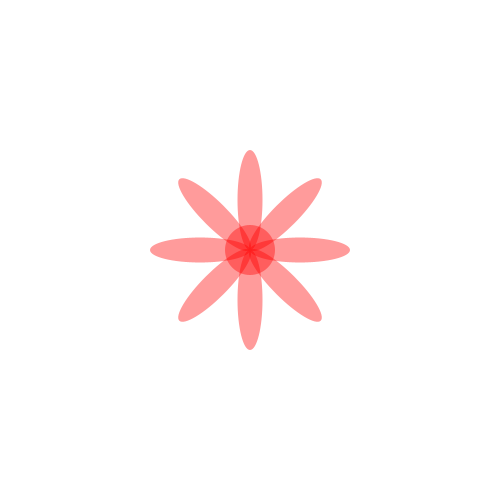
Frame 1 (no input)
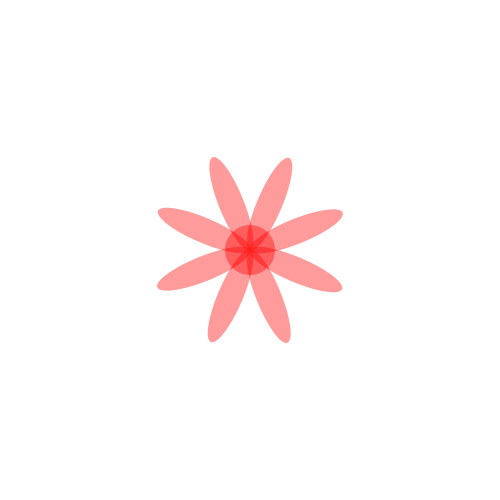
Frame 60 (the mouse pressed at the canvas centre just before this capture)
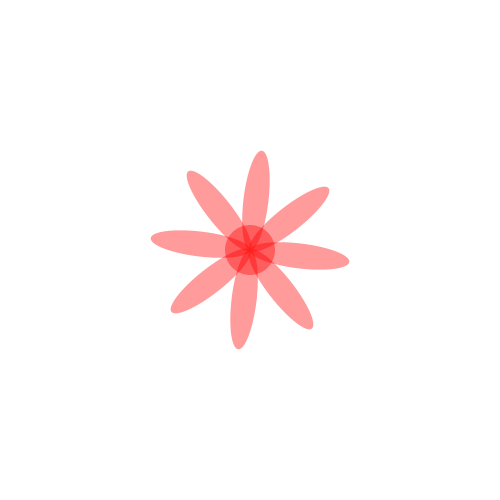
Frame 120 (the mouse held since frame 60 and released just before this capture)

The Processing sketch that drew these frames (run headless with seeded random() and noise(); from frame 60 on, the mouse is pressed at the canvas centre):

// Processing sketch: Turning_Flower
// ── Turning_Flower.pde
float angle;

void setup()
{
  size(500, 500);
  background(255);
  noStroke();
}

void draw()
{
  background(255);
  //This is the function CALL for the flower function
  //Command to do those instructions
  flower(width/2, height/2, 255, 0, 0, angle);
  angle += .1;
  //flower(100, 100, 0, 0, 255, angle);
  //flower(400, 400, 0, 255, 255, angle);
  //flower(random(width), random (height), random(255), random(255), random(255), angle);
}

//This is the function DEFINITION (a set of instructions) for the flower function
//You can add paramaters in your function definition, but you must declare their dataType
void flower(float posX, float posY, float r, float g, float b, float angle)
{
  fill(r, g, b, 100);
 
  pushMatrix();
  
  //Move the grid to the new X and Y position
  translate(posX, posY);
  rotate(angle);
  
  ellipse(0, 0, 50, 50);
  ellipse(0, -50, 25, 100);
  ellipse(0, 50, 25, 100);
  rotate(radians(90));
  ellipse(0, -50, 25, 100);
  ellipse(0, 50, 25, 100);
  rotate(radians(45));
  ellipse(0, -50, 25, 100);
  ellipse(0, 50, 25, 100);
  rotate(radians(90));
  ellipse(0, -50, 25, 100);
  ellipse(0, 50, 25, 100);
  
  popMatrix();
  
  //pushMatrix and popMatrix allows for things to return to original
  //So that the function won't keep overlapping (transitions build up)
}
